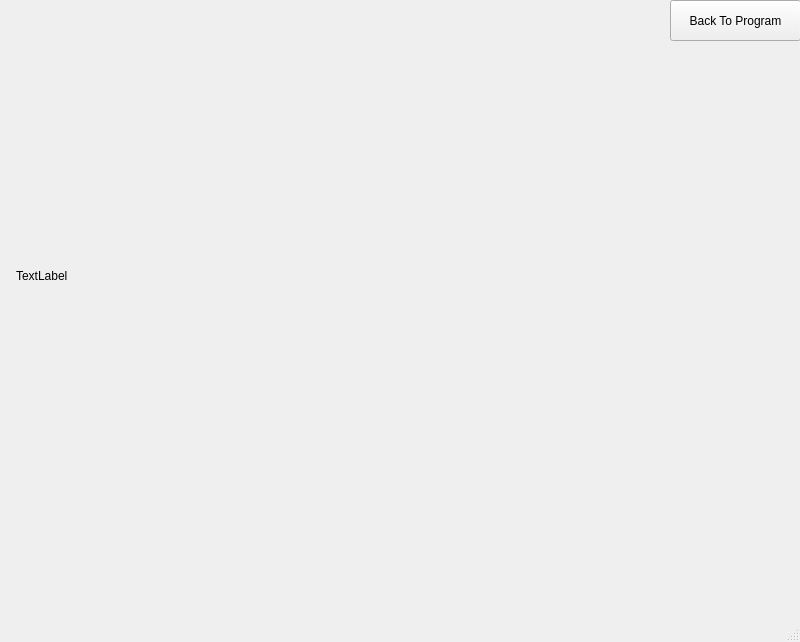
<?xml version="1.0" encoding="UTF-8"?>
<ui version="4.0">
 <class>Rpe</class>
 <widget class="QMainWindow" name="Rpe">
  <property name="enabled">
   <bool>true</bool>
  </property>
  <property name="geometry">
   <rect>
    <x>0</x>
    <y>0</y>
    <width>800</width>
    <height>642</height>
   </rect>
  </property>
  <property name="windowTitle">
   <string>MainWindow</string>
  </property>
  <widget class="QWidget" name="centralwidget">
   <widget class="QPushButton" name="pushButton">
    <property name="geometry">
     <rect>
      <x>670</x>
      <y>0</y>
      <width>131</width>
      <height>41</height>
     </rect>
    </property>
    <property name="text">
     <string>Back To Program</string>
    </property>
   </widget>
   <widget class="QLabel" name="rpePic">
    <property name="geometry">
     <rect>
      <x>16</x>
      <y>0</y>
      <width>651</width>
      <height>551</height>
     </rect>
    </property>
    <property name="text">
     <string>TextLabel</string>
    </property>
   </widget>
  </widget>
  <widget class="QMenuBar" name="menubar">
   <property name="geometry">
    <rect>
     <x>0</x>
     <y>0</y>
     <width>800</width>
     <height>21</height>
    </rect>
   </property>
  </widget>
  <widget class="QStatusBar" name="statusbar"/>
 </widget>
 <resources/>
 <connections>
  <connection>
   <sender>pushButton</sender>
   <signal>clicked()</signal>
   <receiver>Rpe</receiver>
   <slot>back()</slot>
   <hints>
    <hint type="sourcelabel">
     <x>763</x>
     <y>50</y>
    </hint>
    <hint type="destinationlabel">
     <x>765</x>
     <y>84</y>
    </hint>
   </hints>
  </connection>
 </connections>
 <slots>
  <slot>back()</slot>
 </slots>
</ui>
